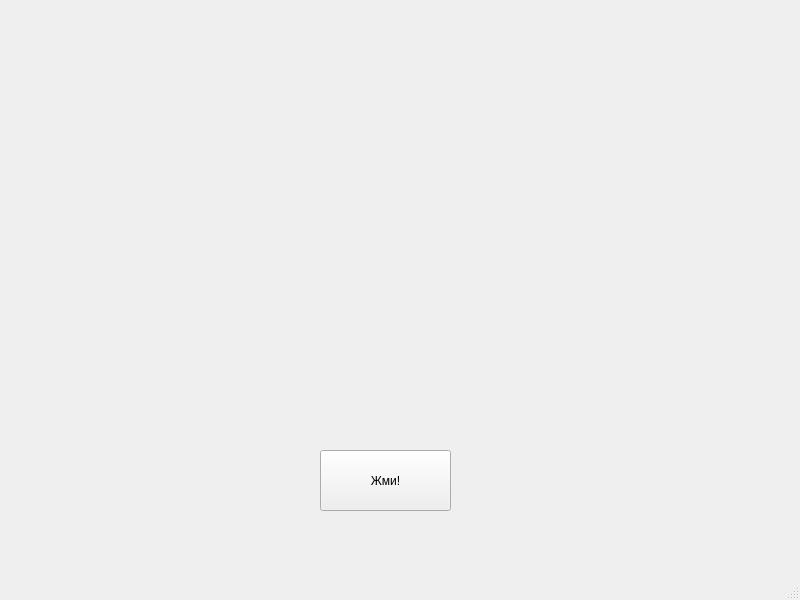
<?xml version="1.0" encoding="UTF-8"?>
<ui version="4.0">
 <class>MainWindow</class>
 <widget class="QMainWindow" name="MainWindow">
  <property name="geometry">
   <rect>
    <x>0</x>
    <y>0</y>
    <width>800</width>
    <height>600</height>
   </rect>
  </property>
  <property name="windowTitle">
   <string>MainWindow</string>
  </property>
  <widget class="QWidget" name="centralwidget">
   <widget class="QPushButton" name="button">
    <property name="geometry">
     <rect>
      <x>320</x>
      <y>450</y>
      <width>131</width>
      <height>61</height>
     </rect>
    </property>
    <property name="text">
     <string>Жми!</string>
    </property>
   </widget>
  </widget>
  <widget class="QMenuBar" name="menubar">
   <property name="geometry">
    <rect>
     <x>0</x>
     <y>0</y>
     <width>800</width>
     <height>26</height>
    </rect>
   </property>
  </widget>
  <widget class="QStatusBar" name="statusbar"/>
 </widget>
 <resources/>
 <connections/>
</ui>
